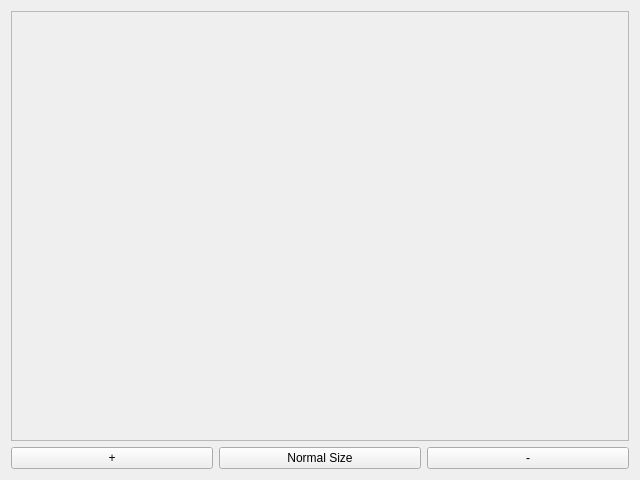
<?xml version="1.0" encoding="UTF-8"?>
<ui version="4.0">
 <class>TabTemplate</class>
 <widget class="QWidget" name="TabTemplate">
  <property name="geometry">
   <rect>
    <x>0</x>
    <y>0</y>
    <width>640</width>
    <height>480</height>
   </rect>
  </property>
  <property name="windowTitle">
   <string>Form</string>
  </property>
  <layout class="QGridLayout" name="gridLayout">
   <item row="1" column="4">
    <layout class="QHBoxLayout" name="horizontalLayout">
     <item>
      <widget class="QPushButton" name="zoomInButton">
       <property name="text">
        <string>+</string>
       </property>
      </widget>
     </item>
     <item>
      <widget class="QPushButton" name="normalSizeButton">
       <property name="text">
        <string>Normal Size</string>
       </property>
      </widget>
     </item>
     <item>
      <widget class="QPushButton" name="zoomOutButton">
       <property name="text">
        <string>-</string>
       </property>
      </widget>
     </item>
    </layout>
   </item>
   <item row="0" column="4">
    <widget class="QScrollArea" name="scrollArea">
     <property name="sizePolicy">
      <sizepolicy hsizetype="MinimumExpanding" vsizetype="MinimumExpanding">
       <horstretch>0</horstretch>
       <verstretch>0</verstretch>
      </sizepolicy>
     </property>
     <property name="sizeAdjustPolicy">
      <enum>QAbstractScrollArea::AdjustIgnored</enum>
     </property>
     <property name="widgetResizable">
      <bool>true</bool>
     </property>
     <widget class="QWidget" name="scrollAreaWidgetContents">
      <property name="geometry">
       <rect>
        <x>0</x>
        <y>0</y>
        <width>18</width>
        <height>31</height>
       </rect>
      </property>
      <property name="sizePolicy">
       <sizepolicy hsizetype="Fixed" vsizetype="Fixed">
        <horstretch>0</horstretch>
        <verstretch>0</verstretch>
       </sizepolicy>
      </property>
      <layout class="QGridLayout" name="gridLayout_2">
       <item row="0" column="0">
        <widget class="QLabel" name="label">
         <property name="text">
          <string/>
         </property>
        </widget>
       </item>
      </layout>
     </widget>
    </widget>
   </item>
  </layout>
 </widget>
 <resources/>
 <connections/>
</ui>
